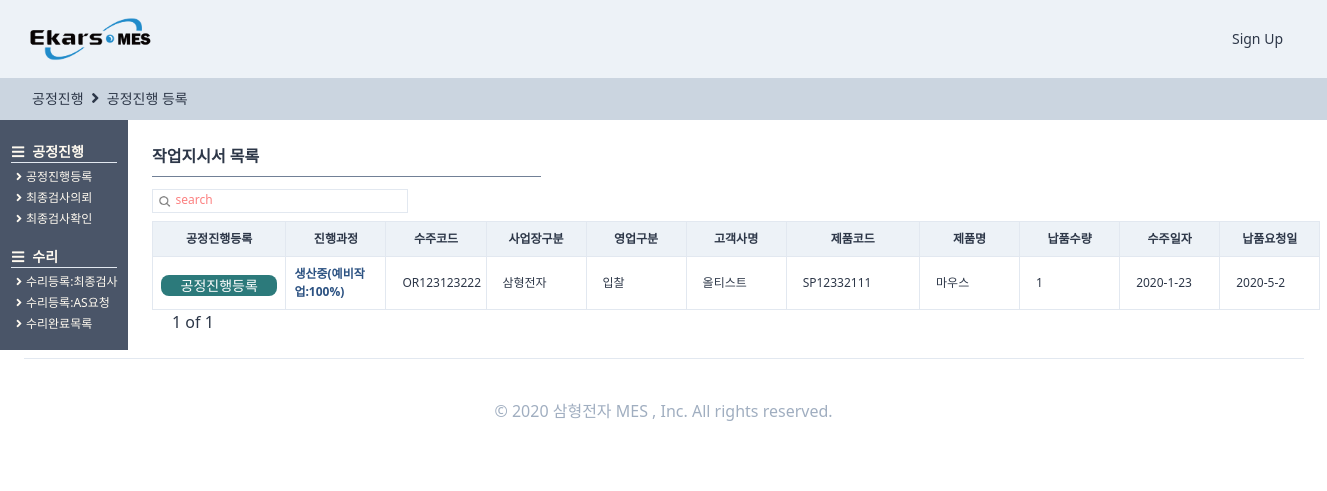
/producemanages/worklist/, run on an earlier commit of the app's database.
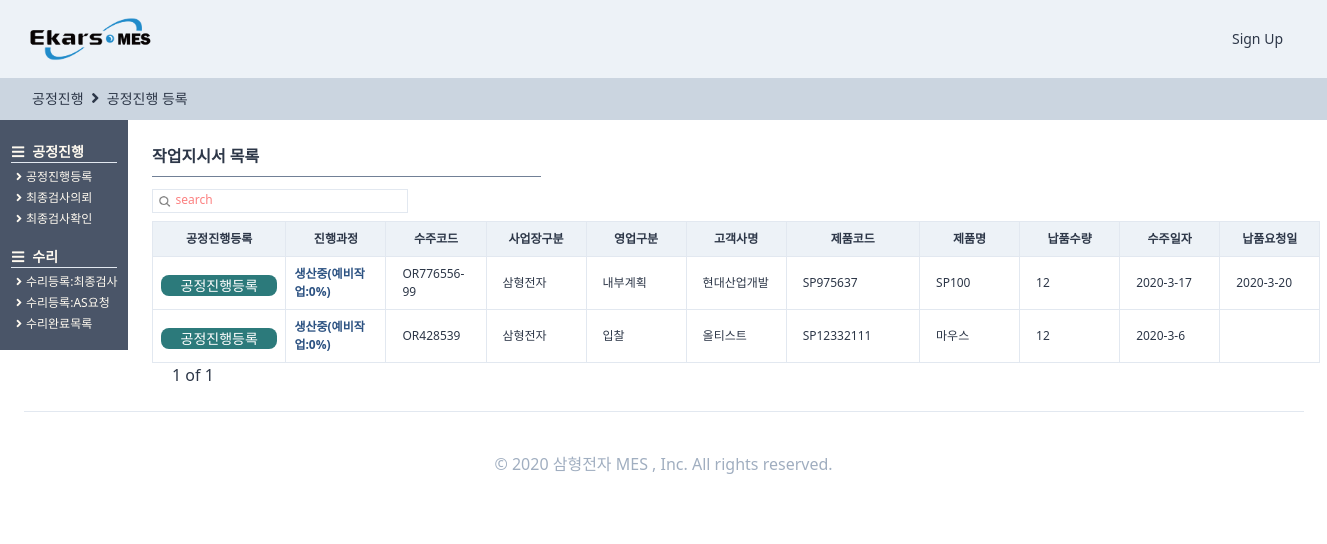
And on a later commit of the database.
### orders/models.py (models this page shows, shortened)
class OrderRegister(TimeStampedModel):
    입찰 = "입찰"
    대리점 = "대리점"
    AS = "A/S"
    내부계획 = "내부계획"
    영업구분_CHOICES = ((입찰, "입찰"), (대리점, "대리점"), (AS, "A/S"), (내부계획, "내부계획"))
    삼형전자 = "삼형전자"
    엠에스텔레콤 = "엠에스텔레콤"
    사업장구분_CHOICES = (
        (삼형전자, "삼형전자"),
        (엠에스텔레콤, "엠에스텔레콤"),
    )
    출하완료 = "출하완료"
    출하미완료 = "출하미완료"
    출하구분_CHOICES = (
        (출하완료, "출하완료"),
        (출하미완료, "출하미완료"),
    )
    단품 = "단품"
    랙 = "랙"
    제품구분_CHOICES = (
        (단품, "단품"),
        (랙, "랙"),
    )
    랙생산의뢰 = models.ForeignKey(
        "self", related_name="단품생산의뢰", on_delete=models.SET_NULL, null=True, blank=True
    )
    작성자 = models.ForeignKey(
        users_models.User,
        related_name="수주등록",
        on_delete=models.SET_NULL,
        null=True,
        blank=True,
    )
    수주코드 = models.CharField(max_length=50)
    영업구분 = models.CharField(choices=영업구분_CHOICES, max_length=10, blank=True, default=입찰)
    제품구분 = models.CharField(choices=제품구분_CHOICES, max_length=10, blank=True, default=단품)
    사업장구분 = models.CharField(
        choices=사업장구분_CHOICES, max_length=10, blank=True, default=삼형전자
    )
    수주일자 = models.DateField(auto_now=False, auto_now_add=False)
    고객사명 = models.ForeignKey(
        SI_models.CustomerPartner,
        related_name="수주등록",
        on_delete=models.SET_NULL,
        null=True,
        blank=True,
    )
    현장명 = models.CharField(max_length=50)
    납품요청일 = models.DateField(auto_now=False, auto_now_add=False, blank=True, null=True)
    납품수량 = models.IntegerField()
    특이사항 = models.TextField(blank=True)
    단품모델 = models.ForeignKey(
        SI_models.SingleProduct,
        related_name="수주등록",
        on_delete=models.SET_NULL,
        null=True,
        blank=True,
    )
    랙모델 = models.ForeignKey(
        SI_models.RackProduct,
        related_name="수주등록",
        on_delete=models.SET_NULL,
        null=True,
        blank=True,
    )
    출하구분 = models.CharField(
        choices=출하구분_CHOICES, max_length=10, blank=True, default=출하미완료
    )
    class Meta:
        verbose_name = "수주등록"
        verbose_name_plural = "수주등록"
    def process(self):
        try:
            pro = self.생산요청
            try:
                cess = self.생산요청.생산계획.현재공정
                pro = self.생산요청.생산계획.현재공정달성율
                try:
                    pro = self.생산요청.생산계획.작업지시서.작업지시서등록.최종검사
                    try:
                        pro = self.생산요청.생산계획.작업지시서.작업지시서등록.최종검사.최종검사등록
                        return "최종검사완료"
                    except:
                        return "최종검사의뢰완료"
                except:
                    return f"생산중({cess}:{pro})"
            except:
                return "생산의뢰완료"
        except:
            return "수주등록완료"

### producemanages/models.py (models this page shows, shortened)
class ProduceRegister(TimeStampedModel):
    예비작업 = "예비작업"
    조립 = "조립"
    검사 = "검사"
    현재공정_CHOICES = (
        (예비작업, "예비작업"),
        (조립, "조립"),
        (검사, "검사"),
    )
    사영 = "0%"
    사일 = "25%"
    사이 = "50%"
    사삼 = "75%"
    사사 = "100%"
    현재공정달성율_CHOICES = (
        (사영, "0%"),
        (사일, "25%"),
        (사이, "50%"),
        (사삼, "75%"),
        (사사, "100%"),
    )
    작성자 = models.ForeignKey(
        users_models.User,
        related_name="생산계획등록",
        on_delete=models.SET_NULL,
        null=True,
        blank=True,
    )
    생산계획등록코드 = models.CharField(max_length=50)
    생산의뢰 = models.OneToOneField(
        orders_models.OrderProduce,
        related_name="생산계획",
        on_delete=models.SET_NULL,
        null=True,
    )
    현재공정 = models.CharField(
        choices=현재공정_CHOICES, max_length=10, null=True, default=예비작업
    )
    현재공정달성율 = models.CharField(
        choices=현재공정달성율_CHOICES, max_length=10, null=True, default=사영
    )
    계획생산량 = models.IntegerField(null=True)
    일일생산량 = models.IntegerField(null=True)
    누적생산량 = models.IntegerField(null=True, blank=True)
    특이사항 = models.CharField(max_length=100, null=True, blank=True)
    class Meta:
        verbose_name = "생산계획등록"
        verbose_name_plural = "생산계획등록"
    def successrate(self):
        if self.누적생산량 is None:
            return f"0%"
        else:
            rate = (self.누적생산량 / self.계획생산량) * 100
            rate = round(rate, 2)
            return f"{rate}%"
    successrate.short_description = "계획 생산량 달성율"

### StandardInformation/models.py (models this page shows, shortened)
class CustomerPartner(TimeStampedModel):
    고객 = "고객"
    대리점 = "대리점"
    공급처 = "공급처"
    거래처_CHOICES = (
        (고객, "고객"),
        (대리점, "대리점"),
        (공급처, "공급처"),
    )
    고객작성자 = models.ForeignKey(
        "users.User", related_name="고객거래처작성자", on_delete=models.SET_NULL, null=True
    )
    작성일 = models.DateField(auto_now=True, auto_now_add=False)
    거래처구분 = models.CharField(choices=거래처_CHOICES, max_length=4, default=공급처)
    거래처코드 = models.CharField(max_length=50, null=True)
    거래처명 = models.CharField(max_length=70, null=True)
    사업자등록번호 = models.CharField(max_length=50, null=True)
    고객담당자 = models.ForeignKey(
        "users.User", related_name="고객거래처담당자", on_delete=models.SET_NULL, null=True
    )
    연락처 = models.CharField(max_length=50, blank=True)
    이메일 = models.EmailField(max_length=254)
    사업장주소 = models.CharField(max_length=70, blank=True, null=True)
    사업자등록증첨부 = models.FileField(blank=True, null=True)
    특이사항 = models.TextField(blank=True, null=True)
    사용여부 = models.BooleanField(default=False)
    class Meta:
        verbose_name = "고객"
        verbose_name_plural = "고객"
    def __str__(self):
        return self.거래처명

class SingleProduct(TimeStampedModel):
    작성자 = models.ForeignKey(
        "users.User", related_name="단품제품작성자", on_delete=models.SET_NULL, null=True
    )
    작성일 = models.DateField(auto_now=True, auto_now_add=False)
    모델코드 = models.CharField(max_length=80, blank=True)
    모델명 = models.CharField(max_length=30, blank=True)
    규격 = models.CharField(max_length=80, blank=True)
    단위 = models.CharField(max_length=10, blank=True)
    단가 = models.IntegerField(null=True)
    class Meta:
        verbose_name = "단품제품"
        verbose_name_plural = "단품제품"

### producemanages/views.py (the view, shortened to what this page needs)
# urls.py: path("worklist/", views.worklist, name="worklist"),
def worklist(request):
    user = request.user
    search = request.GET.get("search")
    if search is None:
        l_order = []
        order = OR_models.OrderRegister.objects.filter(제품구분="단품").order_by("-created")
        for s in order:
            try:
                s.생산요청.생산계획.작업지시서
                try:
                    s.생산요청.생산계획.작업지시서.작업지시서등록
                except:
                    l_order.append(s)
            except:
                pass
        s_bool = False
    pagediv = 7
    totalpage = int(math.ceil(len(l_order) / pagediv))
    paginator = Paginator(l_order, pagediv, orphans=0)
    page = request.GET.get("page", "1")
    l_order = paginator.get_page(page)
    nextpage = int(page) + 1
    previouspage = int(page) - 1
    notsamebool = True
    nonpage = False
    if totalpage == 0:
        nonpage = True
    if int(page) == totalpage:
        notsamebool = False
    if (search is None) or (search == ""):
        search = "search"
    return render(
        request,
        "producemanages/worklist.html",
        {
            "s_order": l_order,
            "search": search,
            "page": page,
            "totalpage": totalpage,
            "notsamebool": notsamebool,
            "nextpage": nextpage,
            "previouspage": previouspage,
            "s_bool": s_bool,
            "nonpage": nonpage,
        },
    )

### templates/producemanages/worklist.html (shortened to what the changed rows need)
{%extends "producemanages/producehome.html"%}
{%load static%}
{%block main_contens%}
<div class="flex flex-col">
    <div class="w-11/12 h-full ml-32 -mt-6 font-semibold pt-12 flex flex-col">
        <div class="flex flex-col p-6 w-full ">
            <div class="flex ">
                <div class="flew flex-col">
                    <table class="table-fixed font-light text-xs w-full">
                        <thead>
                            <tr>
                                <th class="border bg-gray-200 px-2 py-2 w-32">공정진행등록</th>
                                <th class="border bg-gray-200 px-2 py-2 w-24">진행과정</th>
                                <th class="border bg-gray-200 px-4 py-2 w-24">수주코드</th>
                                <th class="border bg-gray-200 px-4 py-2 w-24">사업장구분</th>
                                <th class="border bg-gray-200 px-4 py-2 w-24">영업구분</th>
                                <th class="border bg-gray-200 px-4 py-2 w-24">고객사명</th>
                                <th class="border bg-gray-200 px-4 py-2 w-32">제품코드</th>
                                <th class="border bg-gray-200 px-4 py-2 w-24">제품명</th>
                                <th class="border bg-gray-200 px-4 py-2 w-24">납품수량</th>
                                <th class="border bg-gray-200 px-4 py-2 w-24">수주일자</th>
                                <th class="border bg-gray-200 px-4 py-2 w-24">납품요청일</th>
                            </tr>
                        </thead>
                        <tbody>
                            {%for list in s_order%}
                            <tr>
                                <td class="border px-2 py-2 font-bold
                            text-blue-800 justify-center">
                                    <a href="{%url "producemanages:workregister" list.pk %}">
                                        <div
                                            class="btn-link hover:bg-blue-800 bg-teal-700 hover:font-bold mt-1 mb-0  w-full">
                                            공정진행등록
                                        </div>
                                    </a>
                                </td>
                                <td class="border px-2 py-2 font-bold
                            text-blue-800 ">
                                    {{list.process}}</td>
                                <td class="border px-4 py-2  hover:text-blue-700 hover:font-bold "><a
                                        href="{%url "producemanages:orderdetailforwork" list.pk %}">
                                        {{list.수주코드}}</a></td>
                                <td class="border px-4 py-2">{{list.사업장구분}}</td>
                                <td class="border px-4 py-2">{{list.영업구분}}</td>
                                <td class="border px-4 py-2">{{list.고객사명}}</td>
                                {%if list.제품구분 == "단품"%}
                                <td class="border px-4 py-2">{{list.단품모델.모델코드}}</td>
                                <td class="border px-4 py-2">{{list.단품모델.모델명}}</td>
                                {%else%}
                                <td class="border px-4 py-2">{{list.랙모델.랙시리얼코드}}</td>
                                <td class="border px-4 py-2">{{list.랙모델.랙모델명}}</td>
                                {%endif%}
                                <td class="border px-4 py-2">{{list.납품수량}}</td>
                                <td class="border px-4 py-2">
                                    {{list.수주일자.year}}-{{list.수주일자.month}}-{{list.수주일자.day}}</td>
                                <td class="border px-4 py-2">
                                    {%if list.납품요청일 is None%}
                                    {%else%}
                                    {{list.납품요청일.year}}-{{list.납품요청일.month}}-{{list.납품요청일.day}}{%endif%}</td>
                            </tr>
                            {%endfor%}
                        </tbody>
                    </table>
                </div>
            </div>
        </div>
    </div>
</div>
{%endblock main_contens %}

What changed in the data, as far as the page shows it:
no longer on this page (row unchanged): OrderRegister: process "생산중(예비작업:100%)", 수주코드 "OR123123222", 사업장구분 "삼형전자", 영업구분 "입찰", 고객사명 "올티스트", 단품모델.모델코드 "SP12332111", 단품모델.모델명 "마우스", 납품수량 "1", 수주일자.year "2020", 수주일자.month "1", 수주일자.day "23", 납품요청일.year "2020", 납품요청일.month "5", 납품요청일.day "2"
added OrderRegister: process "생산중(예비작업:0%)", 수주코드 "OR776556-99", 사업장구분 "삼형전자", 영업구분 "내부계획", 고객사명 "현대산업개발", 단품모델.모델코드 "SP975637", 단품모델.모델명 "SP100", 납품수량 "12", 수주일자.year "2020", 수주일자.month "3", 수주일자.day "17", 납품요청일.year "2020", 납품요청일.month "3", 납품요청일.day "20"
now on this page (row unchanged): OrderRegister: process "생산중(예비작업:0%)", 수주코드 "OR428539", 사업장구분 "삼형전자", 영업구분 "입찰", 고객사명 "올티스트", 단품모델.모델코드 "SP12332111", 단품모델.모델명 "마우스", 납품수량 "12", 수주일자.year "2020", 수주일자.month "3", 수주일자.day "6"
